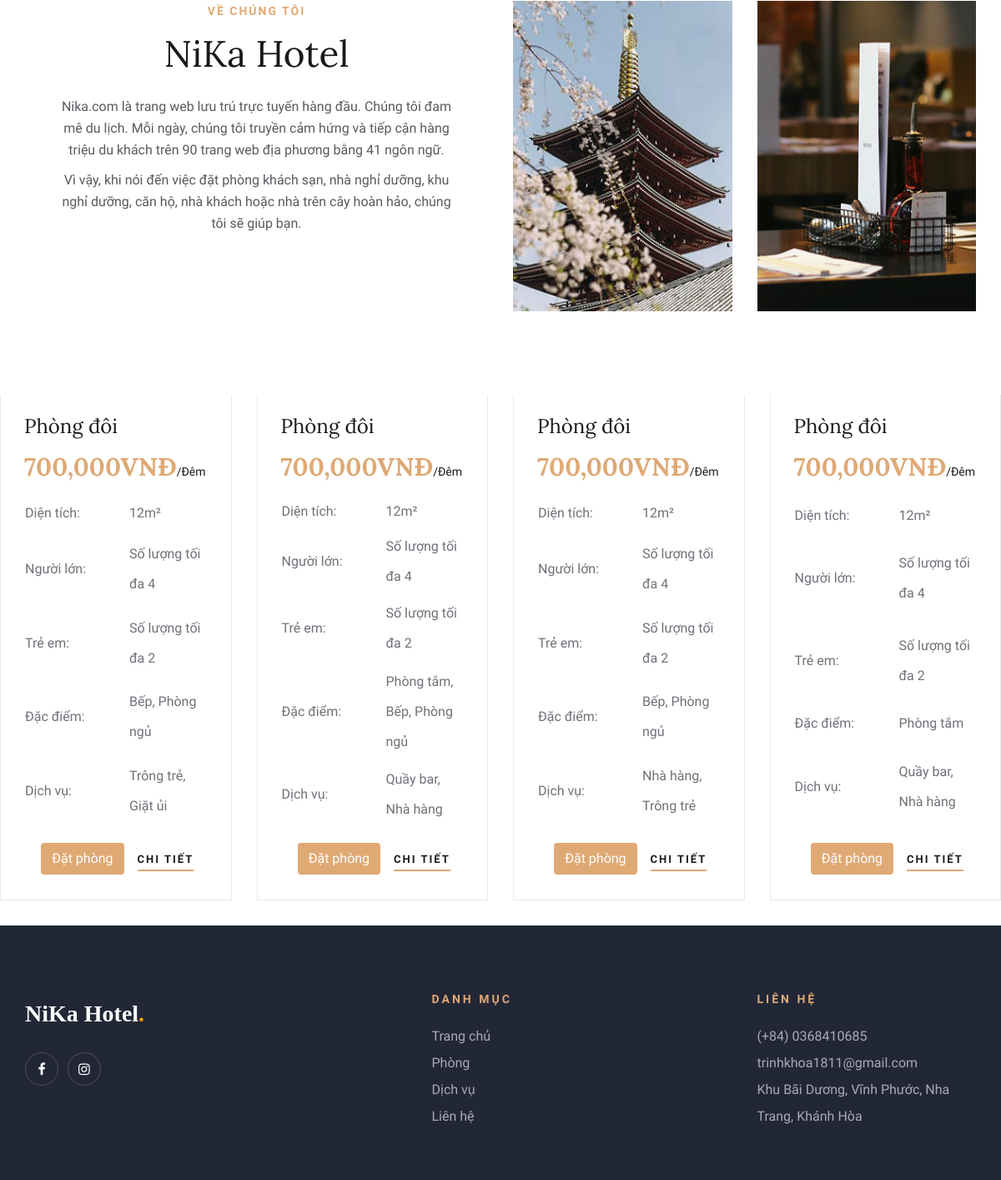
The app's page /HotelBookingWeb/index.php (lower part), older data.
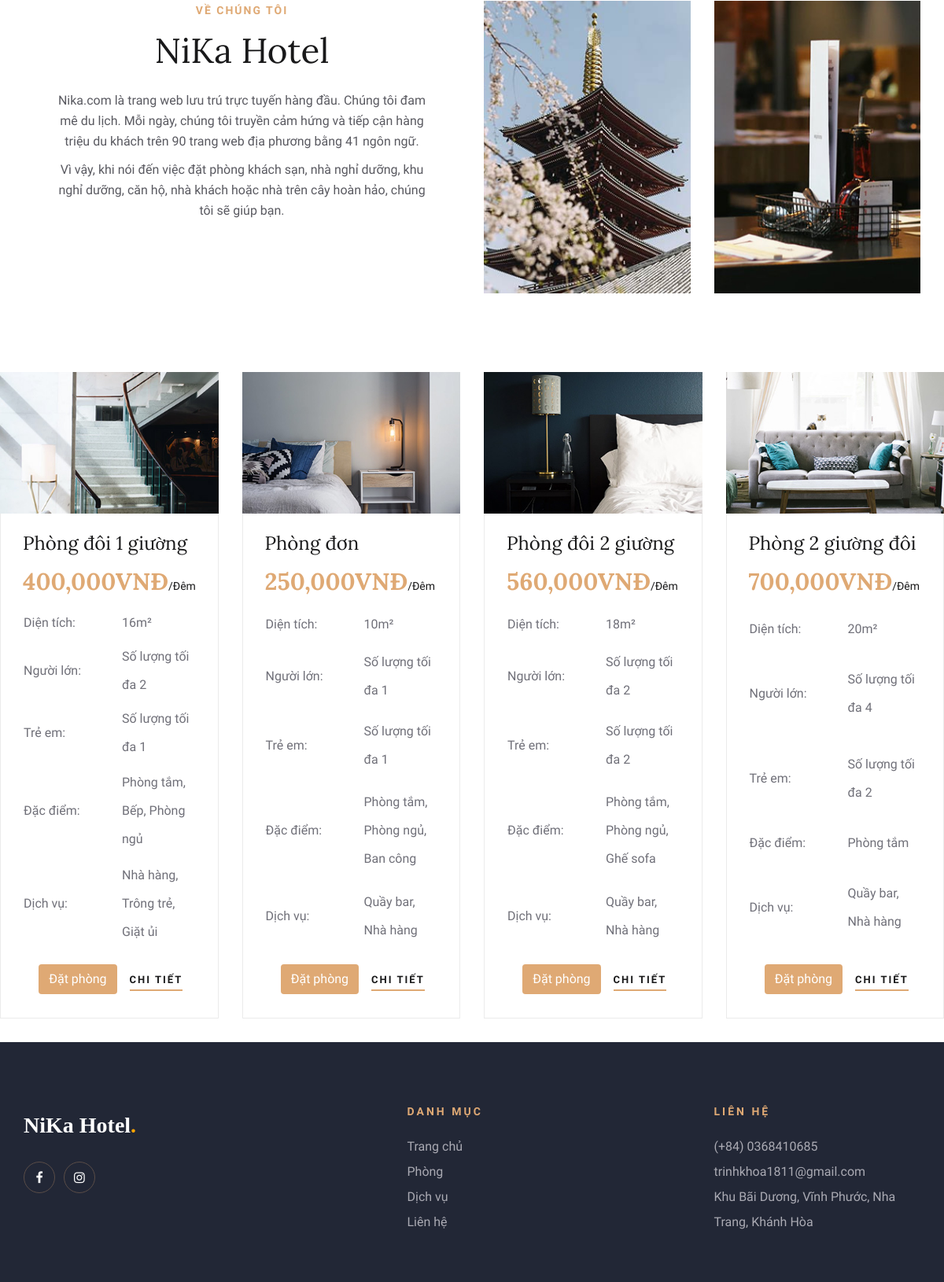
The same page, newer data.
### tables this page shows
CREATE TABLE `phong` (
  `ma_phong` int(11) NOT NULL,
  `ten_phong` varchar(150) NOT NULL,
  `dien_tich` int(11) NOT NULL,
  `gia` int(11) NOT NULL,
  `so_luong` int(11) NOT NULL,
  `sl_nguoi_lon` int(11) NOT NULL,
  `sl_tre_em` int(11) NOT NULL,
  `anh_phong` varchar(50) NOT NULL,
  `mo_ta` varchar(350) NOT NULL,
  `trang_thai` tinyint(4) NOT NULL DEFAULT 1
);

### HotelBookingWeb/Admin/Inc/connect_db.php (called while the page is built, shortened)
<?php
    function select($query, $values, $datatypes)
    {
        $conn = $GLOBALS['conn'];
        if($stmt = mysqli_prepare($conn, $query)){
            mysqli_stmt_bind_param($stmt, $datatypes, ...$values);
            if(mysqli_stmt_execute($stmt)){
                $result = mysqli_stmt_get_result($stmt);
                return $result;
            }else{
                mysqli_stmt_close($stmt);
                die("Câu truy vấn thực hiện lỗi - Select");
            }
        }else{
            die("Câu truy vấn chuẩn bị lỗi - Select");
        }
    }
?>

### HotelBookingWeb/index.php (the view, shortened to what the changed rows need)
<!DOCTYPE html>
<html lang="zxx">
<head>
    <?php require ('Inc/links.php')?>
</head>
<body>
    <section class="aboutus-section spad">
        <div class="container">
            <div class="row">
                <div class="col-lg-6">
                    <div class="about-text">
                        <div class="section-title">
                            <h2>NiKa Hotel</h2>
                        </div>
                    </div>
                </div>
            </div>
        </div>
    </section>
    <section class="hp-room-section">
        <div class="container-fluid">
            <div class="hp-room-items">
                <div class="row">
                    <?php
                    $result = select("SELECT * FROM phong WHERE trang_thai= ? ORDER BY ma_phong DESC", [1], 'i');
                    $path = ROOMS_IMG_PATH;
                    $i = 0;
                    while ($row = mysqli_fetch_assoc($result)) {
                        if($i == 4){
                            break;
                        }
                        $query1 = "SELECT * FROM phong_dacdiem JOIN dacdiem ON dacdiem.ma_dacdiem = phong_dacdiem.ma_dacdiem WHERE ma_phong = ?";
                        $res_room_fea = select($query1, [$row['ma_phong']], "i");
                        $feature = "";
                        while($row1 = mysqli_fetch_assoc($res_room_fea)){
                            $feature .= $row1['ten_dacdiem'].", ";
                        }
                        $feature = rtrim($feature, ", ");
                        $query2 = "SELECT * FROM phong_dichvu JOIN dichvu ON dichvu.ma_dichvu = phong_dichvu.ma_dichvu WHERE ma_phong = ?";
                        $res_room_ser = select($query2, [$row['ma_phong']], "i");
                        $service = "";
                        while($row2 = mysqli_fetch_assoc($res_room_ser)){
                            $service .= $row2['ten_dichvu'].", ";
                        }
                        $service = rtrim($service, ", ");
                        echo "<div class='col-lg-3 col-md-6'>
                                <div class='room-item'>
                                    <img src='$path{$row['anh_phong']}' alt=''>
                                    <div class='ri-text'>
                                        <h4>{$row['ten_phong']}</h4>
                                        <h3>".number_format($row['gia'], 0, '', ',')."VNĐ<span>/Đêm</span></h3>
                                        <table>
                                            <tbody>
                                                <tr>
                                                    <td class='r-o'>Diện tích:</td>
                                                    <td>{$row['dien_tich']}m²</td>
                                                </tr>
                                                <tr>
                                                    <td class='r-o'>Người lớn:</td>
                                                    <td>Số lượng tối đa {$row['sl_nguoi_lon']}</td>
                                                </tr>
                                                <tr>
                                                    <td class='r-o'>Trẻ em:</td>
                                                    <td>Số lượng tối đa {$row['sl_tre_em']}</td>
                                                </tr>
                                                <tr>
                                                    <td class='r-o'>Đặc điểm:</td>
                                                    <td>$feature</td>
                                                </tr>
                                                <tr>
                                                    <td class='r-o'>Dịch vụ:</td>
                                                    <td>$service</td>
                                                </tr>
                                            </tbody>
                                        </table>
                                        <div class='d-flex justify-content-center align-items-center'>
                                            <a href='booking.php?id={$row['ma_phong']}' class='btn me-3 shadow-none' style='background-color: #dfa974; color: white'>Đặt phòng</a>
                                            <a href='room_detail.php?id={$row['ma_phong']}' class='primary-btn'>Chi tiết</a>
                                        </div>
                                    </div>
                                </div>
                            </div>";
                        $i++;
                    }
                    ?>
                </div>
            </div>
        </div>
    </section>
</body>
</html>

Row changes from the older to the newer data that the page shows:
changed phong: anh_phong: picture added; ten_phong "Phòng đôi" → "Phòng đôi 1 giường"; gia "700,000" → "400,000"; dien_tich "12" → "16"; sl_nguoi_lon "4" → "2"; sl_tre_em "2" → "1"; feature "Bếp, Phòng ngủ" → "Phòng tắm, Bếp, Phòng ngủ"; service "Trông trẻ, Giặt ủi" → "Nhà hàng, Trông trẻ, Giặt ủi"
changed phong: anh_phong: picture added; ten_phong "Phòng đôi" → "Phòng đơn"; gia "700,000" → "250,000"; dien_tich "12" → "10"; sl_nguoi_lon "4" → "1"; sl_tre_em "2" → "1"; feature "Phòng tắm, Bếp, Phòng ngủ" → "Phòng tắm, Phòng ngủ, Ban công"
changed phong: anh_phong: picture added; ten_phong "Phòng đôi" → "Phòng đôi 2 giường"; gia "700,000" → "560,000"; dien_tich "12" → "18"; sl_nguoi_lon "4" → "2"; feature "Bếp, Phòng ngủ" → "Phòng tắm, Phòng ngủ, Ghế sofa"; service "Nhà hàng, Trông trẻ" → "Quầy bar, Nhà hàng"
changed phong: anh_phong: picture added; ten_phong "Phòng đôi" → "Phòng 2 giường đôi"; dien_tich "12" → "20"
